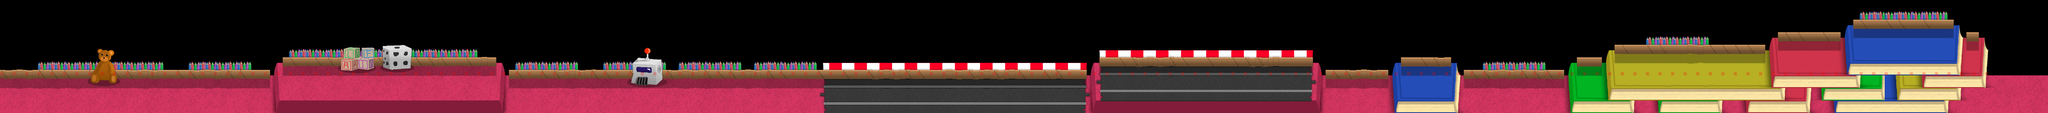

The image is a tile-based game level rendered from a .tmx file. Its description and source (layers, tilesets, objects; grid data summarised) follow:
An orthogonal 163x9 tile map with 64x64 px tiles, 11 tile layers (SUELO, SUELO2, LIBRO, LIBRO2, ...), 5 tilesets and 117 objects (59x enemigo, 13x enemigoFuerte, 9x obstacle, 9x 1, 8x 0, ...).

<map version="1.5" tiledversion="1.5.0" orientation="orthogonal" renderorder="left-up" width="163" height="9" tilewidth="64" tileheight="64" infinite="0" nextlayerid="19" nextobjectid="230">
 <properties>
  <property name="MaxH" type="int" value="9" />
 </properties>
 <tileset firstgid="1" source="demoTileset.tsx" />
 <tileset firstgid="145" source="collisionTileset.tsx" />
 <tileset firstgid="146" source="suelo.tsx" />
 <tileset firstgid="806" source="objetos.tsx" />
 <tileset firstgid="946" source="sombrasObjetos.tsx" />
 <layer id="1" name="SUELO" width="163" height="9">
  <data>[1467 cells, 421 non-empty, 51 distinct tile ids]</data>
 </layer>
 <layer id="13" name="SUELO2" width="163" height="9">
  <data>[1467 cells, 334 non-empty, 134 distinct tile ids]</data>
 </layer>
 <layer id="14" name="LIBRO" width="163" height="9">
  <data>[1467 cells, 118 non-empty, 54 distinct tile ids]</data>
 </layer>
 <layer id="15" name="LIBRO2" width="163" height="9">
  <data>[1467 cells, 64 non-empty, 28 distinct tile ids]</data>
 </layer>
 <layer id="16" name="LIBRO3" width="163" height="9">
  <data>[1467 cells, 44 non-empty, 28 distinct tile ids]</data>
 </layer>
 <layer id="3" name="LAPICES" width="163" height="9">
  <data>[1467 cells, 151 non-empty, 15 distinct tile ids]</data>
 </layer>
 <layer id="18" name="SOMBRACARTONES" width="163" height="9">
  <data>[1467 cells, 316 non-empty, 22 distinct tile ids]</data>
 </layer>
 <layer id="2" name="CARTONES" width="163" height="9">
  <data>[1467 cells, 316 non-empty, 40 distinct tile ids]</data>
 </layer>
 <layer id="12" name="SOMBRAOBJETOS" width="163" height="9">
  <data>[1467 cells, 24 non-empty, 24 distinct tile ids]</data>
 </layer>
 <layer id="4" name="OBJETOS" width="163" height="9">
  <data>[1467 cells, 54 non-empty, 43 distinct tile ids]</data>
 </layer>
 <layer id="17" name="Collision" width="163" height="9">
  <data>[1467 cells, 159 non-empty, 1 distinct tile ids]</data>
 </layer>
 <objectgroup id="6" name="entities">
  <object id="71" name="enemigo" x="1009.05" y="510.667" width="27.2727" height="44.9091">
   <properties>
    <property name="Altura" type="int" value="0" />
    <property name="sala" type="int" value="1" />
    <property name="zRondas" type="int" value="0" />
    <property name="zzId" value="soldier1" />
   </properties>
  </object>
  <object id="75" name="enemigo" x="2595.08" y="499.379" width="27.2727" height="44.9091">
   <properties>
    <property name="Altura" type="int" value="0" />
    <property name="sala" type="int" value="4" />
    <property name="zRondas" type="int" value="0" />
    <property name="zzId" value="soldier2" />
   </properties>
  </object>
  <object id="76" name="enemigo" x="2664.02" y="395.561" width="27.2727" height="44.9091">
   <properties>
    <property name="Altura" type="int" value="0" />
    <property name="sala" type="int" value="4" />
    <property name="zRondas" type="int" value="0" />
    <property name="zzId" value="soldier1" />
   </properties>
  </object>
  <object id="77" name="enemigo" x="2454.7" y="395.197" width="27.2727" height="44.9091">
   <properties>
    <property name="Altura" type="int" value="1" />
    <property name="sala" type="int" value="3" />
    <property name="zRondas" type="int" value="1" />
    <property name="zzId" value="soldier2" />
   </properties>
  </object>
  <object id="78" name="enemigo" x="1392.65" y="381.833" width="27.2727" height="44.9091">
   <properties>
    <property name="Altura" type="int" value="1" />
    <property name="sala" type="int" value="3" />
    <property name="zRondas" type="int" value="1" />
    <property name="zzId" value="soldier2" />
   </properties>
  </object>
  <object id="79" name="enemigo" x="1450.9" y="424.166" width="27.2727" height="44.9091">
   <properties>
    <property name="Altura" type="int" value="1" />
    <property name="sala" type="int" value="3" />
    <property name="zRondas" type="int" value="0" />
    <property name="zzId" value="soldier1" />
   </properties>
  </object>
  <object id="80" name="enemigo" x="2404.64" y="475.046" width="27.2727" height="44.9091">
   <properties>
    <property name="Altura" type="int" value="1" />
    <property name="sala" type="int" value="3" />
    <property name="zRondas" type="int" value="1" />
    <property name="zzId" value="soldier2" />
   </properties>
  </object>
  <object id="81" name="enemigo" x="2499.14" y="389.561" width="27.2727" height="44.9091">
   <properties>
    <property name="Altura" type="int" value="1" />
    <property name="sala" type="int" value="3" />
    <property name="zRondas" type="int" value="0" />
    <property name="zzId" value="soldier1" />
   </properties>
  </object>
  <object id="82" name="enemigo" x="1438.9" y="375.166" width="27.2727" height="44.9091">
   <properties>
    <property name="Altura" type="int" value="1" />
    <property name="sala" type="int" value="3" />
    <property name="zRondas" type="int" value="0" />
    <property name="zzId" value="soldier1" />
   </properties>
  </object>
  <object id="83" name="enemigo" x="2350.17" y="388.772" width="27.2727" height="44.9091">
   <properties>
    <property name="Altura" type="int" value="1" />
    <property name="sala" type="int" value="3" />
    <property name="zRondas" type="int" value="0" />
    <property name="zzId" value="soldier1" />
   </properties>
  </object>
  <object id="89" name="enemigoFuerte" x="3773.56" y="398.258" width="27.2727" height="44.9091">
   <properties>
    <property name="Altura" type="int" value="0" />
    <property name="sala" type="int" value="4" />
    <property name="zRondas" type="int" value="0" />
    <property name="zzId" value="monosinpatico" />
   </properties>
  </object>
  <object id="92" name="enemigo" x="4153.38" y="418.985" width="27.2727" height="44.9091">
   <properties>
    <property name="Altura" type="int" value="0" />
    <property name="sala" type="int" value="5" />
    <property name="zRondas" type="int" value="0" />
    <property name="zzId" value="soldier1" />
   </properties>
  </object>
  </objectgroup>
 <objectgroup id="7" name="Salas">
  <!-- 7 objects omitted --></objectgroup>
 <objectgroup id="10" name="Alturas">
  <!-- 24 objects omitted --></objectgroup>
</map>
<!-- 105 of 117 objects omitted -->
